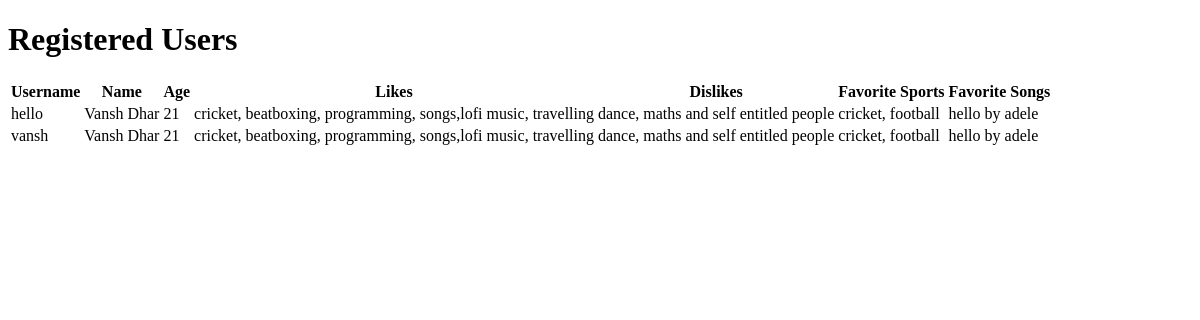
/users, run on an earlier commit of the app's database.
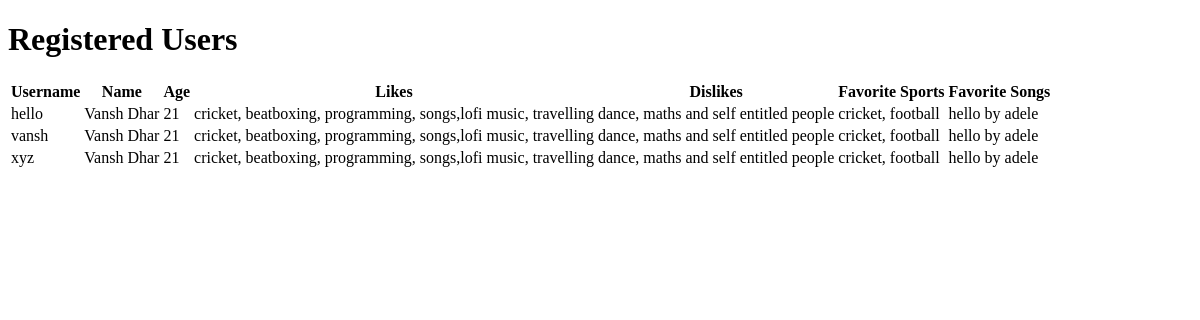
And on a later commit of the database.
### models.py (models this page shows, shortened)
class User(db.Model):
    id = db.Column(db.Integer, primary_key=True)
    username = db.Column(db.String(80), unique=True, nullable=False)
    password = db.Column(db.String(120), nullable=False)
    name = db.Column(db.String(100), nullable=True)
    age = db.Column(db.Integer, nullable=True)
    likes = db.Column(db.String(200), nullable=True)
    dislikes = db.Column(db.String(200), nullable=True)
    favorite_sports = db.Column(db.String(200), nullable=True)
    favorite_songs = db.Column(db.String(200), nullable=True)
    chat_history = db.relationship('ChatHistory', backref='user', lazy=True)

### app.py (the view)
@app.route("/users")
def view_users():
    users = User.query.all()  # Query all users from the database
    return render_template("user.html", users=users)  # Render a template to display users

### templates/user.html (shortened to what this page needs)
<!DOCTYPE html>
<html lang="en">
<head>
</head>
<body>
    <h1>Registered Users</h1>
    <table>
        <tr>
            <th>Username</th>
            <th>Name</th>
            <th>Age</th>
            <th>Likes</th>
            <th>Dislikes</th>
            <th>Favorite Sports</th>
            <th>Favorite Songs</th>
        </tr>
        {% for user in users %}
        <tr>
            <td>{{ user.username }}</td>
            <td>{{ user.name }}</td>
            <td>{{ user.age }}</td>
            <td>{{ user.likes }}</td>
            <td>{{ user.dislikes }}</td>
            <td>{{ user.favorite_sports }}</td>
            <td>{{ user.favorite_songs }}</td>
        </tr>
        {% endfor %}
    </table>
</body>
</html>

What changed in the data, as far as the page shows it:
added User: username "xyz", name "Vansh Dhar", age "21", likes "cricket, beatboxing, programming, songs,lofi music, travelling", dislikes "dance, maths and self entitled people", favorite_sports "cricket, football", favorite_songs "hello by adele"
